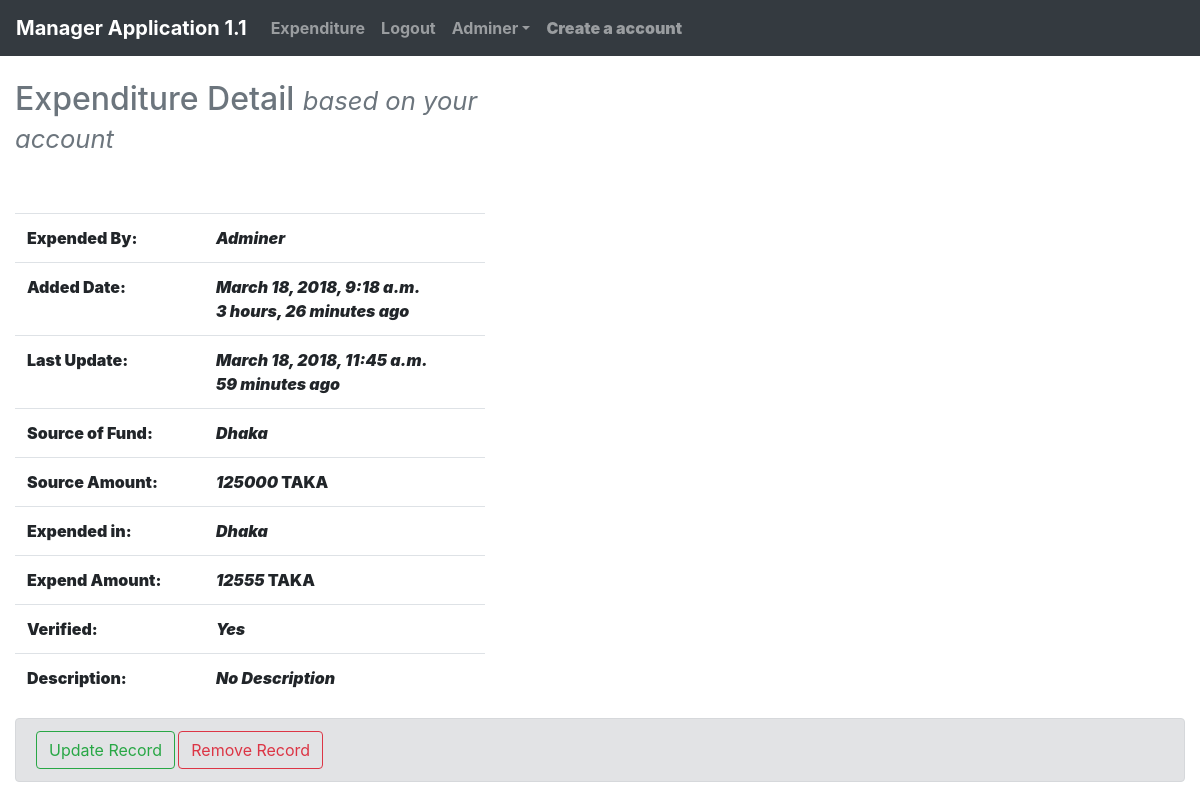
Page /accounts/expenditure/1 (signed in) on the committed database.
### account/models.py (models this page shows, shortened)
class Expend(models.Model):
    select = (
        ('yes', 'yes'),
        ('no', 'no')
    )
    by_user = models.CharField(max_length=255, blank=False, unique=False, null=True)
    added_date = models.DateTimeField(auto_now_add=True)
    updated_date = models.DateTimeField(auto_now=True)
    source_fund = models.CharField(max_length=255)
    source_amount = models.PositiveIntegerField()
    expend_in = models.CharField(max_length=255)
    expend_amount = models.PositiveIntegerField()
    description = models.TextField(blank=True)
    verified = models.CharField(choices=select, max_length=255, default='no')

### account/views.py (the view)
# urls.py: path('expenditure/<int:pk>', login_required(views.ExpendDetailView.as_view()), name="expend_detail"),
class ExpendDetailView(DetailView):
    model = models.Expend
    template_name = 'expend/expend_detail.html'
    context_object_name = 'expend'

### account/templates/expend/expend_detail.html (shortened to what this page needs)
{% extends 'base.html' %}
{% block content %}
<div class="container-fluid">
    {% if request.user.is_authenticated and expend.by_user == request.user.username or request.user.is_superuser %}
    <div class="row">
        <div class="col-lg-5 col-md-6">
            <h2 class="text-muted">Expenditure Detail <small class="d-print-none"><i>based on your account</i></small></h2><br><br>
                <table class="table">
                    <tr>
                        <td><b>Expended By:</b></td>
                        <td><b><i>{{ expend.by_user|title }}</i></b></td>
                    </tr><tr>
                        <td><b>Added Date:</b></td>
                        <td><b><i>{{ expend.added_date }}<br>{{ expend.added_date|timesince }} ago</i></b></td>
                    </tr><tr>
                        <td><b>Last Update:</b></td>
                        <td><b><i>{{ expend.updated_date }}<br>{{ expend.updated_date|timesince }} ago</i></b></td>
                    </tr><tr>
                        <td><b>Source of Fund:</b></td>
                        <td><b><i>{{ expend.source_fund|title }}</i></b></td>
                    </tr><tr>
                        <td><b>Source Amount:</b></td>
                        <td><b><i>{{ expend.source_amount }}</i> TAKA</b></td>
                    </tr><tr>
                        <td><b>Expended in:</b></td>
                        <td><b><i>{{ expend.expend_in|title }}</i></b></td>
                    </tr><tr>
                        <td><b>Expend Amount:</b></td>
                        <td><b><i>{{ expend.expend_amount }}</i> TAKA</b></td>
                    </tr>
                    <tr>
                        <td><b>Verified:</b></td>
                        <td><b><i>{{ expend.verified|title }}</i></b></td>
                    </tr><tr>
                        <td><b>Description:</b></td>
                        <td><b><i>{% if expend.description == '' %}No Description{% else %}{{ expend.description }}{% endif %}</i></b></td>
                    </tr>
                </table>
        </div>
    </div>
        {% if request.user.is_authenticated and request.user.is_superuser %}
            <div class="alert alert-secondary d-print-none">
                <a class="btn btn-md btn-outline-success" href="{% url 'account:expend_update' pk=expend.pk %}">Update Record</a>
                <a class="btn btn-md btn-outline-danger" href="{% url 'account:expend_delete' pk=expend.pk %}">Remove Record</a>
            </div>
        {% endif %}
    {% endif %}
</div>
{% endblock %}

### templates/base.html (shortened to what this page needs)
<!DOCTYPE html>
{% load staticfiles %}
<html lang="en">
<head>
    <link rel="stylesheet" href="https://maxcdn.bootstrapcdn.com/bootstrap/4.0.0/css/bootstrap.min.css">
</head>
<body>
    <nav class="navbar navbar-expand-lg navbar-dark bg-dark">
        <a class="navbar-brand" href="{% url 'account:home' %}"><b>Manager Application 1.1</b></a>
        <div class="collapse navbar-collapse" id="navbarNavDropdown">
            <ul class="navbar-nav mr-auto">
                {% if request.user.is_authenticated %}
                    <li class="nav-item">
                        <b><a class="nav-link" href="{% url 'account:expend' %}">Expenditure</a></b>
                    </li>
                    <li class="nav-item">
                        <b><a class="nav-link" href="{% url 'account:logout' %}">Logout</a></b>
                    </li>
                    <li class="nav-item dropdown">
                        <a  class="nav-link dropdown-toggle" id="navbarDropdownMenuLink" data-toggle="dropdown" aria-haspopup="true" aria-expanded="false" href="#"><b>{{ request.user.username|title }}<b></a>
                    </li>
                    {% if request.user.is_authenticated and request.user.is_superuser %}
                        <li class="nav-item">
                            <b><a class="nav-link" href="{% url 'account:signup' %}">Create a account</a></b>
                        </li>
                    {% endif %}
                {% else %}
                    <li class="nav-item">
                        <b><a class="nav-link" href="{% url 'account:login' %}">Login</a></b>
                    </li>
                {% endif %}
            </ul>
        </div>
    </nav>
{% block header %}
<br/>
{% endblock %}
{% block content %}{% endblock %}
{% block footer %}
<br/>
{% endblock %}
</body>
</html>

### rows in the picture
Expend: by_user "Adminer", added_date "March 18, 2018, 9:18 a.m.", added_date "3 hours, 26 minutes", updated_date "March 18, 2018, 11:45 a.m.", updated_date "59 minutes", source_fund "Dhaka", source_amount "125000", expend_in "Dhaka", expend_amount "12555", verified "Yes"

### other values in the picture
{{ request.user.username|title }} "Adminer"
